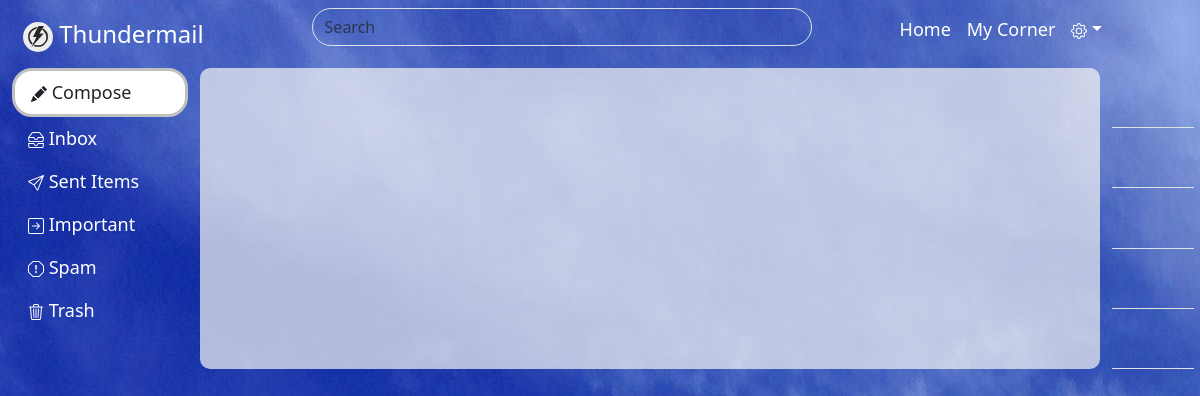
The app's page /read_message7/ (signed in), older data.
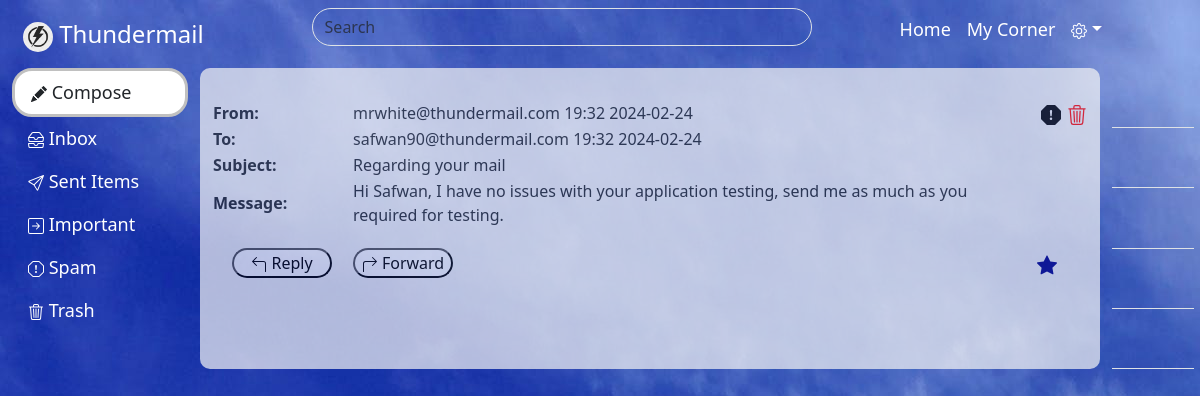
The same page, newer data.
### user_app/models.py (models this page shows)
class Message_Tb(models.Model):
    sender_id=models.ForeignKey(Register_Tb,on_delete=models.CASCADE)
    recipient_id=models.CharField(max_length=50)
    subject=models.CharField(max_length=100,default="No Subject")
    message=models.CharField(max_length=200)
    attachment=models.FileField(upload_to='thunder', blank=True, null=True, default='default.png')
    date=models.CharField(max_length=20)
    time=models.CharField(max_length=20)
    status_reciever=models.CharField(max_length=20,default='unread')
    status_sender=models.CharField(max_length=20,default='none')

class Register_Tb(models.Model):
    name=models.CharField(max_length=50)
    gender=models.CharField(max_length=20)
    dob=models.CharField(max_length=30)
    mobile=models.CharField(max_length=20)
    user_name=models.CharField(max_length=50)
    password=models.CharField(max_length=20)

### user_app/views.py (the view)
# urls.py: path('read_message<int:id>/',views.read_message,name='read_message'),
def read_message(request,id):
    my_id=request.session['yourself']
    details = Register_Tb.objects.filter(id=my_id)
    my_name = details[0].name
    message=Message_Tb.objects.filter(id=id)
    return render(request,'read_message.html',{'key':my_name,'see':details,'read':message})

### templates/read_message.html (shortened to what this page needs)
{% extends 'base.html' %}
{% block content %}
{% for i in read %}
<table style="margin-top: 2rem;">
    <tr class="tab-row">
        <th>From: </th>
        <td>{{i.sender_id.user_name}} <span> {{i.time}}</span> {{i.date}}</td>
        <td>&nbsp;<a href="#"></a></td>
        <td>&nbsp;<a href="#"></a></td>
    </tr>
    <tr class="tab-row">
        <th>To: </th>
        <td>{{i.recipient_id}} <span> {{i.time}}</span> {{i.date}}</td>
    </tr>
    <tr class="tab-row">
        <th>Subject: </th>
        <td>{{i.subject}}</td>
    </tr>
    <tr class="tab-row">
        <th>Message: </th>
        <td>{{i.message}}</td>
    </tr>
    <tr style="margin-top: 50px;">
        <td style="padding: 20px;"><a href="{% url 'reply' i.sender_id_id %}"><button style="width: 100px; border-radius: 20px; background-color: white;"> Reply</button></a></td>
        <td><a href="{% url 'forward' i.id %}"><button style="width: 100px; border-radius: 20px; background-color: white;"> Forward</button></a></td>
        <td><a href="#"></a></td>
    </tr>
</table>
{% endfor %}
{% endblock %}

Row changes from the older to the newer data that the page shows:
added Message_Tb: sender_id.user_name "mrwhite@thundermail.com", time "19:32", date "2024-02-24", recipient_id "safwan90@thundermail.com", subject "Regarding your mail", message "Hi Safwan, I have no issues with your application testing, send me as much as you required for testing."
